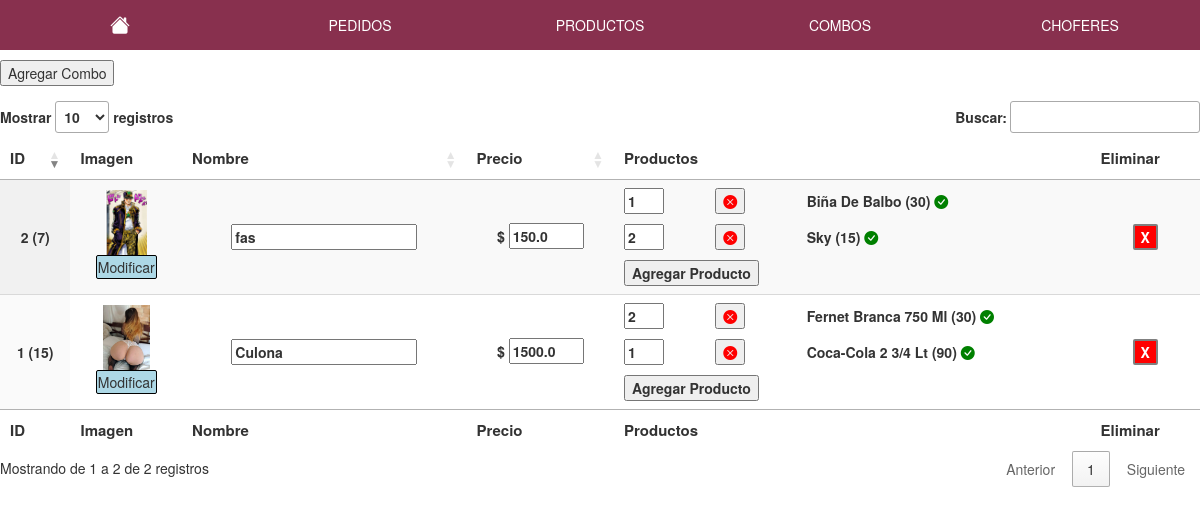
/panel/combos (signed in), run on the app's committed database.
### tienda/models.py (models this page shows, shortened)
class Combos(db.Model):
    id=db.Column(db.Integer(),primary_key=True)
    nombre=db.Column(db.String(length=500),nullable=False)
    datos_combo= db.Column(types.JSON(),nullable=False)  # id del producto y cantidad
    precioFinal=db.Column(db.Float(),nullable=False)
    stock=db.Column(db.Integer(),nullable=False)
    imagen=db.Column(db.String(),nullable=False)

class Productos(db.Model):
    id=db.Column(db.Integer(),primary_key=True)
    nombre=db.Column(db.String(length=500),nullable=False)
    categoria=db.Column(db.String(length=100),nullable=False)
    precio=db.Column(db.Float(),nullable=False)
    stock=db.Column(db.Integer(),nullable=False)
    oferta=db.Column(db.Integer(),nullable=True)
    precioFinal=db.Column(db.Float(),nullable=False)
    imagen=db.Column(db.String(),nullable=False)

### tienda/usuario/routesadmin.py (the view)
@app.route('/panel/combos', methods=['GET','POST'])
@login_required
def combos():
    productos = Productos.query.all()
    combos= Combos.query.all()
    info = [None]*1000 #aca van los datos del carrito
    prod = [None]*1000 #aca van los datos del carrito
    for items in combos:
        info[items.id] = json.loads(items.datos_combo)
    for items in  productos:
        prod[items.id]=items
    return render_template('panelcombos.html',productos=productos,combos=combos,info=info,prod=prod)

### tienda/carrito/routes.py (called while the page is built)
@app.context_processor
def contar_carrito():
	try:
		if request.cookies.get("carrito") is None:
			return {'num_articulos': 0}
		else:
			datos = json.loads(request.cookies.get("carrito"))
			return {'num_articulos': len(datos)}
	except:
			return {'num_articulos': 0}

### tienda/routes.py (called while the page is built)
@login_manager.user_loader
def load_user(user_id):
	aux=Usuarios.query.get(int(user_id))
	return aux

### tienda/templates/panelcombos.html (shortened to what this page needs)
{% extends 'layout-admin.html' %}
{% block content %}
<div class="contenido">
      <button id="show">Agregar Combo</button>
      <table id="combos" hidden="hidden" class="display" style="width:100%;">
        <thead>
            <tr>
               <th>ID</th>
                <th>Imagen</th>
                <th>Nombre</th>
                <th>Precio</th>
                <th>Productos</th>
                <th>Eliminar</th>
            </tr>
        </thead>
        <tbody>
         {%for i in combos %}
         <tr>
           <td style="max-width: 50px !important;">{{i.id}} ({{i.stock}})</td>
           <td>
              <div class="imagen">
                  <div><img class="img" src="../static/media/productos/{{i.imagen}}"></div>
               <div>
               <form action="/panel/combos/modifica" method="POST" enctype="multipart/form-data">
                  <label for="file{{i.id}}">Modificar</label>
               </form>
               </div>
            </div>
           </td>
           <td>
              <form action="/panel/combos/modifica" method="POST">
               <input type="text" name="nombre" value="{{i.nombre}}">
               </form>
           </td>
           <td>
            <form action="/panel/combos/modifica" method="POST">
               <nobr><label for="precio"><b>$</b></label>
               <input type="number" name="precio" value="{{i.precioFinal}}" step="0.01" min="0" style="width:75px"></nobr>
               </form>
           </td>
           <td style="text-align: left">
              <div class="productos" >
                  {%  for j in info[i.id] %}
                  <div>
                  <form method="POST" action="/panel/combos/modifica">
                    <input type="number" min="1" name="cantidad" value="{{ j.cantidad }}" style="width: 40px;">
                    </form>
                    <form method="POST" action="/panel/combos/modifica">
                     <button type="submit" name="idproducto" value="{{ j.id }}"><i class="bi bi-x-circle-fill" style="color: red;"></i></button>
                    </form>
                    {% if prod[j.id|int]!=None %}
                     <nobr>{{prod[(j.id | int)].nombre}}
                     ({{prod[(j.id | int)].stock}})
                     {% if prod[(j.id | int)].stock< j.cantidad%}
                     <i class="bi bi-exclamation-circle-fill" style="color:red;"></i>
                     {% else %}
                     <i class="bi bi-check-circle-fill" style="color: green;"></i>
                     {% endif %}
                  </nobr>
                    {% else %}
                    <span>Producto Eliminado</span>
                    {% endif %}
                   </div>
                  {% endfor %}
               </div>
               <div>
                 <button type="button" class="agregar-producto" data-id="{{i.id}}">
                 Agregar Producto
                  </button>
               </div>
           </td>
           <td>
              <div class="eliminar">
               <form method="POST" action="/panel/combos/modifica">
                  <button type="submit">X</button>
               </form>
            </div>
           </td>
           {% endfor %}
         </tr>
        </tbody>
        <tfoot>
            <tr>
               <th>ID</th>
                <th>Imagen</th>
                <th>Nombre</th>
                <th>Precio</th>
                <th>Productos</th>
                <th>Eliminar</th>
            </tr>
        </tfoot>
    </table>
</div>
{% endblock content %}

### tienda/static/admin.css (style rules this page uses)
body { background-color: rgb(245,245,245); font-family: arial; min-height: 100%; font-size: 14px; }
html, body { margin: 0; height: 100%; }
.img { max-width: 65px; max-height: 65px; }
.contenido { max-width: 1200px; margin: auto; margin-top: 10px; }
#show { margin-bottom: 15px; }
.eliminar form { text-align: center; }
.eliminar button { background-color: red; color: white; font-weight: bold; border: 2px solid grey; border-radius: 2px; cursor: pointer; }
th { font-size: 15px; }
td { text-align: center; font-weight: bold; }
td input, td select { font-weight: bold; }
.imagen label { border: 1px solid black; padding: 1px; font-weight: normal; border-radius: 2px; background-color: lightblue; cursor: pointer; font-size: 14px; }
#combos .productos div { display: grid; grid-template-columns: 1fr 1fr 3fr; padding-bottom: 10px; min-width: 325px; align-items: center; }

### data on the page
Combos: id "1", stock "15", imagen (picture), nombre "Culona", precio "1500.0", cantidad "2" "1", {{ j.id }} 6 (drawn)
Productos: nombre "Fernet Branca 750 Ml", stock "30"
Productos: nombre "Coca-Cola 2 3/4 Lt", stock "90"
Combos: id "2", stock "7", imagen (picture), nombre "fas", precio "150.0", cantidad "1" "2", {{ j.id }} 13 (drawn), {{ j.id }} 24 (drawn)
Productos: nombre "Biña De Balbo", stock "30"
Productos: nombre "Sky", stock "15"
